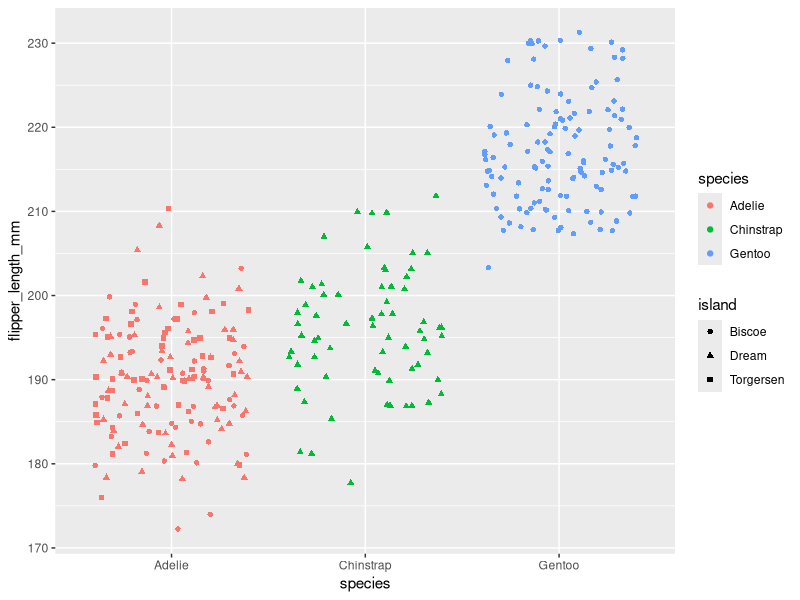

Source code (R):
## ---- chunk 1
library(tidyverse)
library(palmerpenguins)
library(ggplot2)
## ---- chunk 2

# create and store functions
fx <- expression(x^2)
Pa <- expression(2 *(3 *a + 2)^4 - 5)

# find the derivatives of the functions
df_dx <- D(expr =  fx, name = "x")
dP_da <- D(expr = Pa, name = "a")

### find the slope at each point x = 3, a = 1.2

# storing the specific values
x <- 3
a <- 1.2

# evaluating the derivative for the slope
x_3 <- eval(df_dx)
x_3
a_1.2 <- eval(dP_da)
a_1.2

## ---- chunk 3

# creating a plot
ggplot(data = penguins, aes(x = species, y = flipper_length_mm)) +
  geom_jitter(aes(color = species, shape = island))

